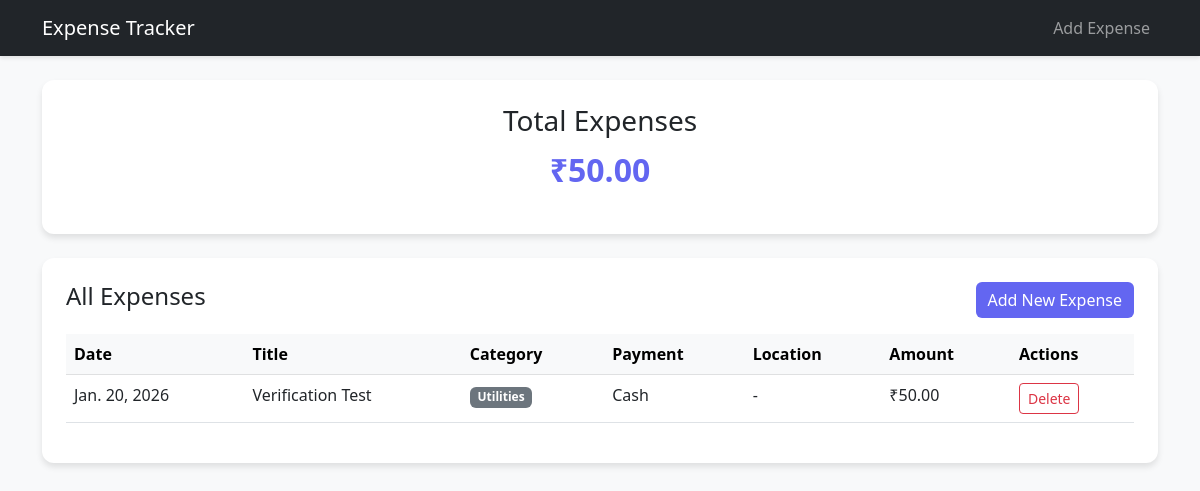
The app's page /, older data.
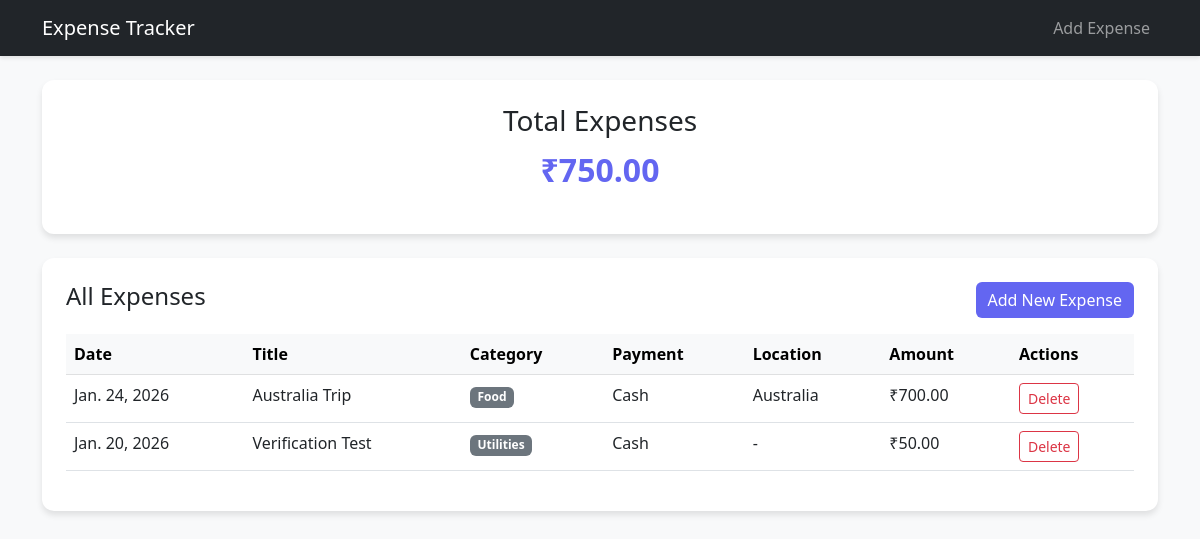
The same page, newer data.
### expenses/models.py (models this page shows, shortened)
class Expense(models.Model):
    CATEGORY_CHOICES = [
        ('Food', 'Food'),
        ('Transport', 'Transport'),
        ('Entertainment', 'Entertainment'),
        ('Shopping', 'Shopping'),
        ('Utilities', 'Utilities'),
        ('Other', 'Other'),
    ]
    PAYMENT_CHOICES = [
        ('Cash', 'Cash'),
        ('Credit Card', 'Credit Card'),
        ('Debit Card', 'Debit Card'),
        ('UPI', 'UPI'),
        ('Net Banking', 'Net Banking'),
    ]
    title = models.CharField(max_length=200)
    amount = models.DecimalField(max_digits=10, decimal_places=2)
    category = models.CharField(max_length=50, choices=CATEGORY_CHOICES)
    date = models.DateField()
    location = models.CharField(max_length=200, blank=True, null=True)
    payment_method = models.CharField(max_length=50, choices=PAYMENT_CHOICES, default='Cash')

### expenses/views.py (the view)
# urls.py: path('', views.expense_list, name='expense_list'),
def expense_list(request):
    expenses = Expense.objects.all().order_by('-date')
    total_amount = expenses.aggregate(Sum('amount'))['amount__sum'] or 0
    return render(request, 'expenses/expense_list.html', {
        'expenses': expenses,
        'total_amount': total_amount
    })

### expenses/templates/expenses/expense_list.html
{% extends 'expenses/base.html' %}
{% block content %}
<div class="row mb-4">
    <div class="col-md-12">
        <div class="card p-4 text-center">
            <h3>Total Expenses</h3>
            <p class="total-amount">₹{{ total_amount|stringformat:".2f" }}</p>
        </div>
    </div>
</div>
<div class="row">
    <div class="col-md-12">
        <div class="card p-4">
            <div class="d-flex justify-content-between align-items-center mb-3">
                <h4>All Expenses</h4>
                <a href="{% url 'add_expense' %}" class="btn btn-primary">Add New Expense</a>
            </div>
            <div class="table-responsive">
                <table class="table table-hover">
                    <thead class="table-light">
                        <tr>
                            <th>Date</th>
                            <th>Title</th>
                            <th>Category</th>
                            <th>Payment</th>
                            <th>Location</th>
                            <th>Amount</th>
                            <th>Actions</th>
                        </tr>
                    </thead>
                    <tbody>
                        {% for expense in expenses %}
                        <tr>
                            <td>{{ expense.date }}</td>
                            <td>{{ expense.title }}</td>
                            <td><span class="badge bg-secondary">{{ expense.category }}</span></td>
                            <td>{{ expense.payment_method }}</td>
                            <td>{{ expense.location|default:"-" }}</td>
                            <td>₹{{ expense.amount }}</td>
                            <td>
                                <a href="{% url 'delete_expense' expense.pk %}" class="btn btn-sm btn-outline-danger"
                                    onclick="return confirm('Are you sure?')">Delete</a>
                            </td>
                        </tr>
                        {% empty %}
                        <tr>
                            <td colspan="5" class="text-center text-muted">No expenses recorded yet.</td>
                        </tr>
                        {% endfor %}
                    </tbody>
                </table>
            </div>
        </div>
    </div>
</div>
{% endblock %}

### expenses/templates/expenses/base.html (shortened to what this page needs)
<!DOCTYPE html>
<html lang="en">
<head>
    <link href="https://cdn.jsdelivr.net/npm/bootstrap@5.3.0/dist/css/bootstrap.min.css" rel="stylesheet">
</head>
<body>
    <nav class="navbar navbar-expand-lg navbar-dark bg-dark mb-4">
        <div class="container">
            <a class="navbar-brand" href="{% url 'expense_list' %}">Expense Tracker</a>
            <div class="navbar-nav ms-auto">
                <a class="nav-link" href="{% url 'add_expense' %}">Add Expense</a>
            </div>
        </div>
    </nav>
    <div class="container">
        {% block content %}
        {% endblock %}
    </div>
</body>
</html>

### expenses/templates/expenses/base.html (style rules this page uses)
body { background-color: #f8f9fa; }
.navbar { box-shadow: 0 2px 4px rgba(0, 0, 0, .1); }
.card { border: none; box-shadow: 0 4px 6px rgba(0, 0, 0, .1); border-radius: 12px; }
.btn-primary { background-color: #6366f1; border: none; }
.total-amount { font-size: 2rem; font-weight: bold; color: #6366f1; }

Row changes from the older to the newer data that the page shows:
added Expense: date "Jan. 24, 2026", title "Australia Trip", category "Food", payment_method "Cash", location "Australia", amount "700.00"
Text that changed along with them:
{{ total_amount|stringformat:".2f" }}: "50.00" → "750.00"
